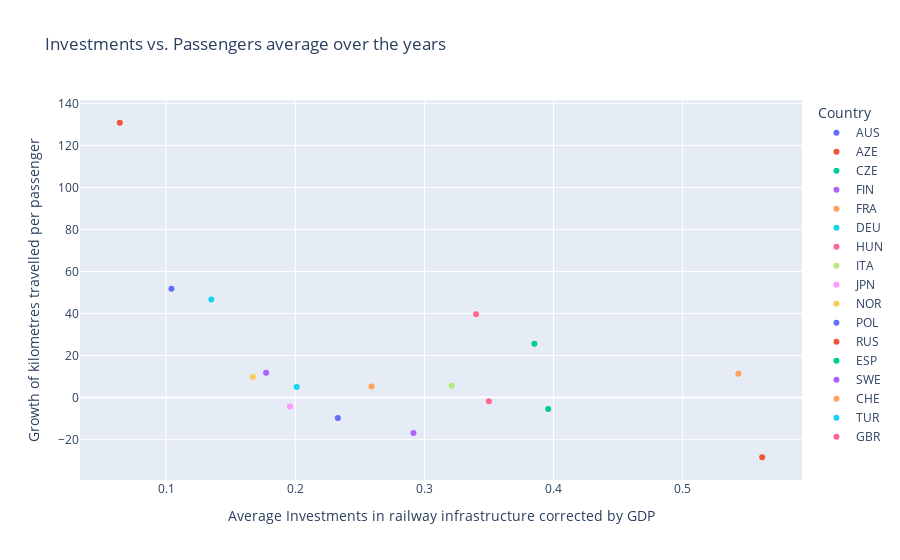

Notebook code for this chart:
### Markdown cell above
### Influence of total investments on passenger growth
The figure above shows the relation between railway infrastructure investments (corrected by GDP) and the growth of the average distance travelled per passenger.
In this figure we decided to aggregate all data from 2000-2020 in one figure. 
The passenger growth is from 2000-2020, but we excluded the final year of investments, since the effects of the investments could only affect passenger levels after 2020.
As we look at the outcome of the graphs, we see that it not shows what we expected, meaning that the investments in the long term do not seem to increase over a long period. 
This can have different reasons, for instance we did not take other factors into account that might effect the passenger levels such as affordability, economic development and competing modes of transport to name a few.

### Code cell
# Exclude the 2020 data of investments before we determine the average
infrastructure_gdp_up_to_2019 = infrastructure_gdp.iloc[:, :-1]

# Determine the average for all years of the infrastructure data
year_average_infrastructure_gdp_up_to_2019 = infrastructure_gdp_up_to_2019.mean(axis=1)

# Calculate percentage growth for each country
passenger_growth = ((km_per_passenger.iloc[:, -1] - km_per_passenger.iloc[:, 0]) / km_per_passenger.iloc[:, 0]) * 100

# Investments year average comparing with passenger transport year average dataframe making
df3 = pd.DataFrame({'Country': year_average_infrastructure_gdp_up_to_2019.index, 'Investments average': year_average_infrastructure_gdp_up_to_2019})
df4 = pd.DataFrame({'Country': passenger_growth.index, 'Passenger growth': passenger_growth.values})

# Drop the existing "Country" column, if it exists
if 'Country' in df3.columns:
    df3 = df3.drop('Country', axis=1)

# Reset the index of df3 to make "Country" a regular column
df3_reset = df3.reset_index()

# Reset the index of df4 to make "Country" a regular column
df4_reset = df4.reset_index()

# Merge the two DataFrames based on the "Country" column
df5 = pd.merge(df3_reset, df4_reset, left_on='Country', right_on='Country')

df5 = df5.drop(df5.columns[2], axis=1)

# Create a scatter plot using Plotly Express
fig = px.scatter(df5, x='Investments average', y='Passenger growth', color= 'Country',
                 title='Scatter Plot for Average Values', labels={'Investments': 'Average Investments', 'Passengers': 'Average Passengers'})

# Customize the layout
fig.update_layout(title='Investments vs. Passengers average over the years',
                  xaxis_title='Average Investments in railway infrastructure corrected by GDP', yaxis_title='Growth of kilometres travelled per passenger')

# Show the plot
fig.show()

### Figure 1 — Plotly figure (JSON) as saved in the notebook; plotly's stock layout.template omitted (floating-point values rounded to 4 significant figures)
{"data": [{"hovertemplate": "Country=AUS<br>Investments average=%{x}<br>Passenger growth=%{y}<extra></extra>", "legendgroup": "AUS", "marker": {"color": "#636efa", "symbol": "circle"}, "mode": "markers", "name": "AUS", "orientation": "v", "showlegend": true, "type": "scatter", "x": [0.2329], "xaxis": "x", "y": [-9.655], "yaxis": "y"}, {"hovertemplate": "Country=AZE<br>Investments average=%{x}<br>Passenger growth=%{y}<extra></extra>", "legendgroup": "AZE", "marker": {"color": "#EF553B", "symbol": "circle"}, "mode": "markers", "name": "AZE", "orientation": "v", "showlegend": true, "type": "scatter", "x": [0.06407], "xaxis": "x", "y": [130.8], "yaxis": "y"}, {"hovertemplate": "Country=CZE<br>Investments average=%{x}<br>Passenger growth=%{y}<extra></extra>", "legendgroup": "CZE", "marker": {"color": "#00cc96", "symbol": "circle"}, "mode": "markers", "name": "CZE", "orientation": "v", "showlegend": true, "type": "scatter", "x": [0.3852], "xaxis": "x", "y": [25.58], "yaxis": "y"}, {"hovertemplate": "Country=FIN<br>Investments average=%{x}<br>Passenger growth=%{y}<extra></extra>", "legendgroup": "FIN", "marker": {"color": "#ab63fa", "symbol": "circle"}, "mode": "markers", "name": "FIN", "orientation": "v", "showlegend": true, "type": "scatter", "x": [0.1774], "xaxis": "x", "y": [11.81], "yaxis": "y"}, {"hovertemplate": "Country=FRA<br>Investments average=%{x}<br>Passenger growth=%{y}<extra></extra>", "legendgroup": "FRA", "marker": {"color": "#FFA15A", "symbol": "circle"}, "mode": "markers", "name": "FRA", "orientation": "v", "showlegend": true, "type": "scatter", "x": [0.259], "xaxis": "x", "y": [5.341], "yaxis": "y"}, {"hovertemplate": "Country=DEU<br>Investments average=%{x}<br>Passenger growth=%{y}<extra></extra>", "legendgroup": "DEU", "marker": {"color": "#19d3f3", "symbol": "circle"}, "mode": "markers", "name": "DEU", "orientation": "v", "showlegend": true, "type": "scatter", "x": [0.2011], "xaxis": "x", "y": [5.049], "yaxis": "y"}, {"hovertemplate": "Country=HUN<br>Investments average=%{x}<br>Passenger growth=%{y}<extra></extra>", "legendgroup": "HUN", "marker": {"color": "#FF6692", "symbol": "circle"}, "mode": "markers", "name": "HUN", "orientation": "v", "showlegend": true, "type": "scatter", "x": [0.34], "xaxis": "x", "y": [39.64], "yaxis": "y"}, {"hovertemplate": "Country=ITA<br>Investments average=%{x}<br>Passenger growth=%{y}<extra></extra>", "legendgroup": "ITA", "marker": {"color": "#B6E880", "symbol": "circle"}, "mode": "markers", "name": "ITA", "orientation": "v", "showlegend": true, "type": "scatter", "x": [0.321], "xaxis": "x", "y": [5.622], "yaxis": "y"}, {"hovertemplate": "Country=JPN<br>Investments average=%{x}<br>Passenger growth=%{y}<extra></extra>", "legendgroup": "JPN", "marker": {"color": "#FF97FF", "symbol": "circle"}, "mode": "markers", "name": "JPN", "orientation": "v", "showlegend": true, "type": "scatter", "x": [0.1959], "xaxis": "x", "y": [-4.233], "yaxis": "y"}, {"hovertemplate": "Country=NOR<br>Investments average=%{x}<br>Passenger growth=%{y}<extra></extra>", "legendgroup": "NOR", "marker": {"color": "#FECB52", "symbol": "circle"}, "mode": "markers", "name": "NOR", "orientation": "v", "showlegend": true, "type": "scatter", "x": [0.1671], "xaxis": "x", "y": [9.867], "yaxis": "y"}, {"hovertemplate": "Country=POL<br>Investments average=%{x}<br>Passenger growth=%{y}<extra></extra>", "legendgroup": "POL", "marker": {"color": "#636efa", "symbol": "circle"}, "mode": "markers", "name": "POL", "orientation": "v", "showlegend": true, "type": "scatter", "x": [0.104], "xaxis": "x", "y": [51.79], "yaxis": "y"}, {"hovertemplate": "Country=RUS<br>Investments average=%{x}<br>Passenger growth=%{y}<extra></extra>", "legendgroup": "RUS", "marker": {"color": "#EF553B", "symbol": "circle"}, "mode": "markers", "name": "RUS", "orientation": "v", "showlegend": true, "type": "scatter", "x": [0.5616], "xaxis": "x", "y": [-28.38], "yaxis": "y"}, {"hovertemplate": "Country=ESP<br>Investments average=%{x}<br>Passenger growth=%{y}<extra></extra>", "legendgroup": "ESP", "marker": {"color": "#00cc96", "symbol": "circle"}, "mode": "markers", "name": "ESP", "orientation": "v", "showlegend": true, "type": "scatter", "x": [0.3959], "xaxis": "x", "y": [-5.431], "yaxis": "y"}, {"hovertemplate": "Country=SWE<br>Investments average=%{x}<br>Passenger growth=%{y}<extra></extra>", "legendgroup": "SWE", "marker": {"color": "#ab63fa", "symbol": "circle"}, "mode": "markers", "name": "SWE", "orientation": "v", "showlegend": true, "type": "scatter", "x": [0.2915], "xaxis": "x", "y": [-16.82], "yaxis": "y"}, {"hovertemplate": "Country=CHE<br>Investments average=%{x}<br>Passenger growth=%{y}<extra></extra>", "legendgroup": "CHE", "marker": {"color": "#FFA15A", "symbol": "circle"}, "mode": "markers", "name": "CHE", "orientation": "v", "showlegend": true, "type": "scatter", "x": [0.5432], "xaxis": "x", "y": [11.33], "yaxis": "y"}, {"hovertemplate": "Country=TUR<br>Investments average=%{x}<br>Passenger growth=%{y}<extra></extra>", "legendgroup": "TUR", "marker": {"color": "#19d3f3", "symbol": "circle"}, "mode": "markers", "name": "TUR", "orientation": "v", "showlegend": true, "type": "scatter", "x": [0.1349], "xaxis": "x", "y": [46.68], "yaxis": "y"}, {"hovertemplate": "Country=GBR<br>Investments average=%{x}<br>Passenger growth=%{y}<extra></extra>", "legendgroup": "GBR", "marker": {"color": "#FF6692", "symbol": "circle"}, "mode": "markers", "name": "GBR", "orientation": "v", "showlegend": true, "type": "scatter", "x": [0.3499], "xaxis": "x", "y": [-1.746], "yaxis": "y"}], "layout": {"legend": {"title": {"text": "Country"}, "tracegroupgap": 0}, "title": {"text": "Investments vs. Passengers average over the years"}, "xaxis": {"anchor": "y", "domain": [0, 1], "title": {"text": "Average Investments in railway infrastructure corrected by GDP"}}, "yaxis": {"anchor": "x", "domain": [0, 1], "title": {"text": "Growth of kilometres travelled per passenger"}}}}
